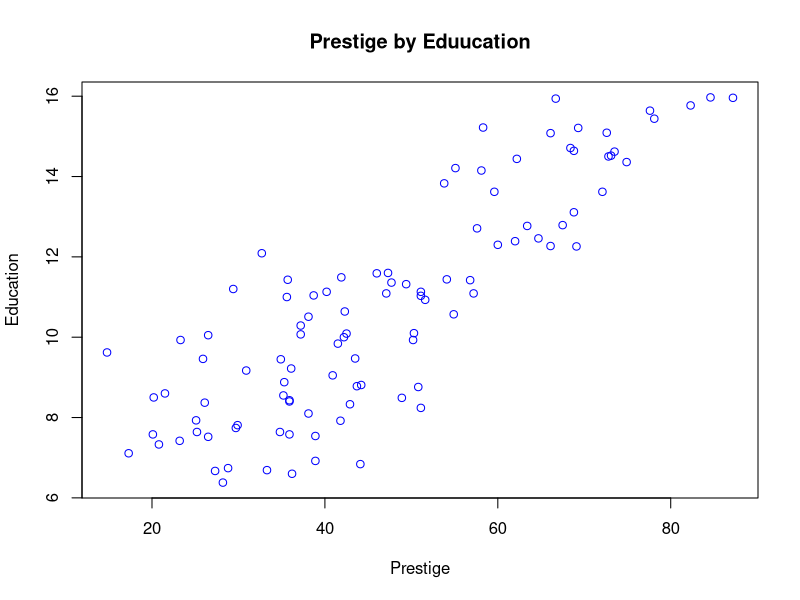

Here is the R script that generated this plot:
# 1
library(readxl)
occupations <- read.csv("lab3-data.csv")
occupations
# 2
plot(occupations$PrestigeScore, occupations$EducationLevel, 
     main="Prestige by Eduucation", xlab="Prestige", ylab="Education", col="blue")
## the data has positive increase, it's has a strong assosciation 
xy_cor = cor(occupations$PrestigeScore, occupations$EducationLevel)
# 3
linear_regression_prestige <- lm(occupations$PrestigeScore ~ 
                                   occupations$EducationLevel + 
                                   occupations$Income + 
                                   occupations$PercentOfWomen)
# 4
x_mean <- mean(occupations$EducationLevel) # x
y_mean <- mean(occupations$PrestigeScore) # y
total_precise_squares <- sum((occupations$PrestigeScore - y_mean) ^ 2)
residual_precise_squares <- sum((y_mean - fitted(linear_regression_prestige)) ^ 2)
regression_precise_squares <- sum((fitted(linear_regression_prestige) - y_mean) ^ 2)

regression_precise_squares / total_precise_squares # = R2

if(FALSE){ ## this show the R^2 using only education level to predict prestige score
  x_mean <- mean(occupations$PrestigeScore) # x
  y_mean <- mean(occupations$EducationLevel) # y
  x_deviation <- sd(occupations$PrestigeScore)
  y_deviation <- sd(occupations$EducationLevel)
  beta_1 <- xy_cor * x_deviation/y_deviation
  beta_0 <- y_mean - beta_1 * x_mean
  linear_r <- lm(occupations$EducationLevel ~ occupations$PrestigeScore) # lm( y ~ x )
  total_squares <- sum((occupations$EducationLevel - y_mean) ^ 2)
  residual_squares <- sum((y_mean - fitted(linear_r)) ^ 2)
  regression_squares <- sum((fitted(linear_r) - y_mean) ^ 2)
  abline(linear_r, col="red")
  regression_squares / total_squares
}
# r2 is more precise when using all the values to predict prestige

